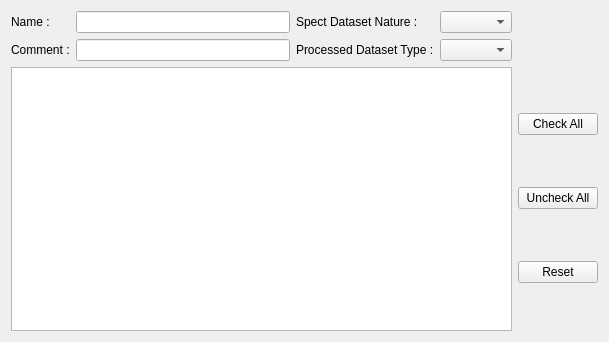
<?xml version="1.0" encoding="UTF-8"?>
<ui version="4.0">
 <class>QtShanoirUploadWidgetDatasettypeDetailsSpectDataset</class>
 <widget class="QWidget" name="QtShanoirUploadWidgetDatasettypeDetailsSpectDataset">
  <property name="geometry">
   <rect>
    <x>0</x>
    <y>0</y>
    <width>609</width>
    <height>342</height>
   </rect>
  </property>
  <property name="windowTitle">
   <string>Form</string>
  </property>
  <layout class="QGridLayout" name="gridLayout_2">
   <item row="0" column="0">
    <layout class="QGridLayout" name="gridLayout_3">
     <item row="1" column="0">
      <widget class="QTableWidget" name="processedDatasetTypeTable"/>
     </item>
     <item row="0" column="0">
      <layout class="QGridLayout" name="gridLayout">
       <item row="0" column="1">
        <widget class="QLineEdit" name="nameLineEdit"/>
       </item>
       <item row="0" column="0">
        <widget class="QLabel" name="nameLabel">
         <property name="text">
          <string>Name :</string>
         </property>
        </widget>
       </item>
       <item row="0" column="2">
        <widget class="QLabel" name="spectDatasetNatureLabel">
         <property name="text">
          <string>Spect Dataset Nature :</string>
         </property>
        </widget>
       </item>
       <item row="1" column="0">
        <widget class="QLabel" name="commentLabel">
         <property name="text">
          <string>Comment :</string>
         </property>
        </widget>
       </item>
       <item row="1" column="1">
        <widget class="QLineEdit" name="commentLineEdit"/>
       </item>
       <item row="0" column="3">
        <widget class="QComboBox" name="spectDatasetNatureComboBox"/>
       </item>
       <item row="1" column="2">
        <widget class="QLabel" name="processedDatasetTypeLabel">
         <property name="text">
          <string>Processed Dataset Type :</string>
         </property>
        </widget>
       </item>
       <item row="1" column="3">
        <widget class="QComboBox" name="processedDatasetTypeComboBox"/>
       </item>
      </layout>
     </item>
     <item row="1" column="1">
      <layout class="QVBoxLayout" name="verticalLayout">
       <item>
        <widget class="QPushButton" name="checkAllButton">
         <property name="text">
          <string>Check All</string>
         </property>
        </widget>
       </item>
       <item>
        <widget class="QPushButton" name="uncheckAllButton">
         <property name="text">
          <string>Uncheck All</string>
         </property>
        </widget>
       </item>
       <item>
        <widget class="QPushButton" name="resetButton">
         <property name="text">
          <string>Reset</string>
         </property>
        </widget>
       </item>
      </layout>
     </item>
    </layout>
   </item>
  </layout>
 </widget>
 <resources/>
 <connections/>
</ui>
